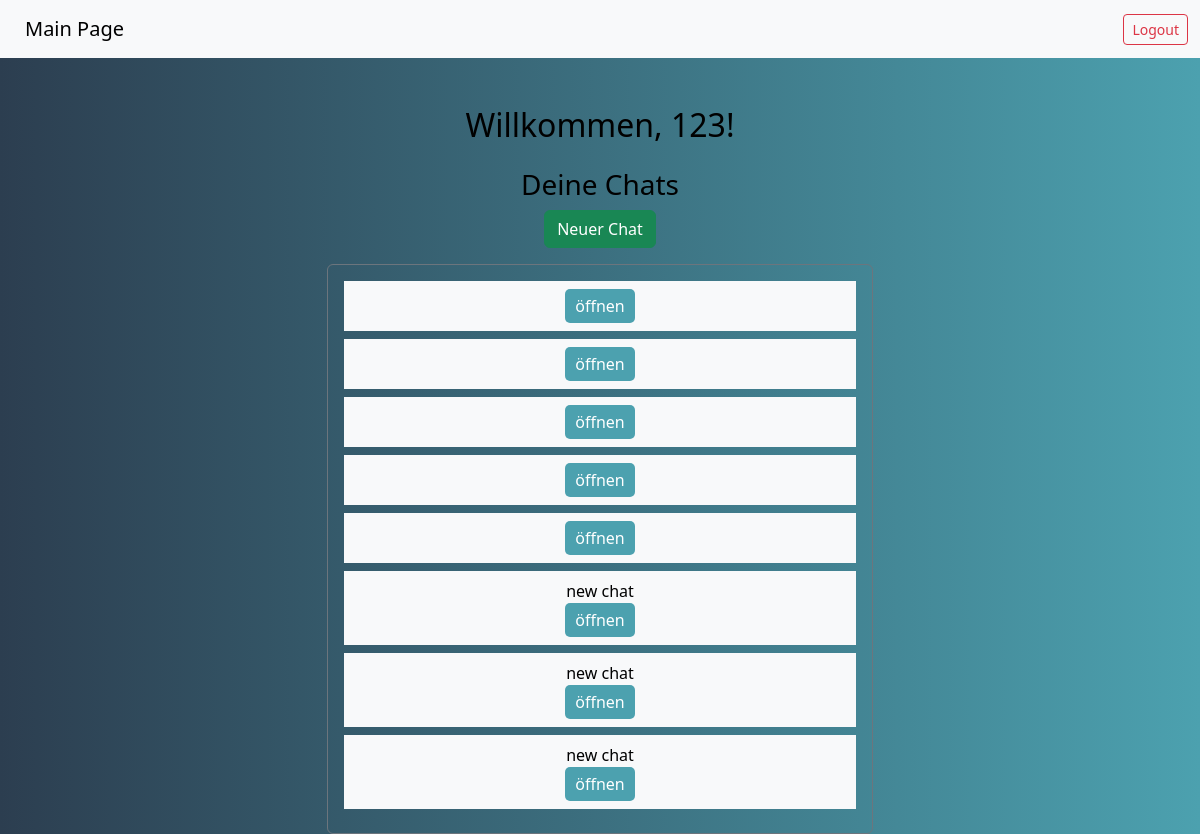
The page /pages/index.php (signed in) on the database as committed earlier.
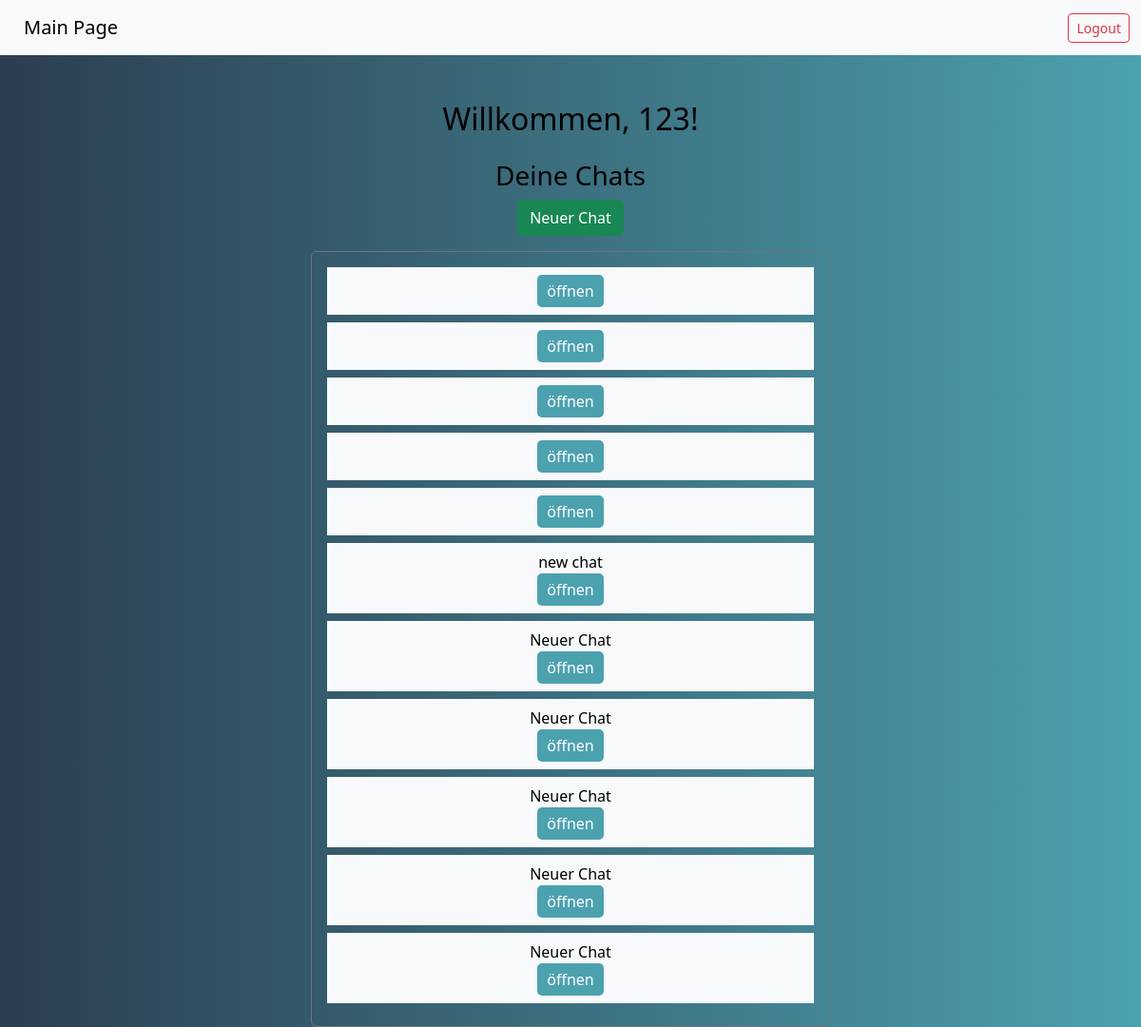
The same page on the database as committed later.
### tables this page shows
CREATE TABLE "chat_records"
(
    id      INTEGER
        primary key autoincrement,
    user_id INTEGER not null,
    title   TEXT
);

### composables/db.php (called while the page is built)
<?php
function db(): PDO {
    static $pdo = new PDO('sqlite:../db/identifier.sqlite');
    $pdo->setAttribute(PDO::ATTR_ERRMODE, PDO::ERRMODE_EXCEPTION);
    return $pdo;
}

### pages/index.php (the view, shortened to what this page needs)
<?php
require_once "../composables/db.php";
$username = $_SESSION['username'];
$userid = $_SESSION['userid'];
$chat_stmt = db()->prepare('SELECT * FROM chat_records WHERE user_id = :userid');
$chat_stmt->bindValue(':userid', $userid);
$chat_stmt->execute();
$chats = $chat_stmt->fetchAll(PDO::FETCH_ASSOC);
?>
<!DOCTYPE html>
<html lang="de">
<head>
    <link href="https://cdn.jsdelivr.net/npm/bootstrap@5.3.0-alpha1/dist/css/bootstrap.min.css" rel="stylesheet">
</head>
<body>
    <nav class="navbar navbar-expand-lg navbar-light bg-light">
        <div class="container-fluid">
            <a class="navbar-brand btn btn-outline-primary" href="index.php"
                style="background: transparent; border-color: transparent;">Main Page</a>
            <div class="collapse navbar-collapse" id="navbarNav">
                <ul class="navbar-nav ms-auto">
                    <li class="nav-item">
                        <a class="btn btn-sm btn-outline-danger" href="logout.php">Logout</a>
                    </li>
                </ul>
            </div>
        </div>
    </nav>
    <div class="container mt-5">
        <div class="row justify-content-center">
            <div class="col-md-6">
                <h2 class="text-center">Willkommen,
                    <?php echo htmlspecialchars($username); ?>!
                </h2>
                <h3 class="text-center mt-4">Deine Chats</h3>
                <form method="POST" class="text-center mb-3">
                    <button type="submit" name="new_chat" class="btn btn-success">Neuer Chat</button>
                </form>
                <div class="chats-container mt-3 p-3 border border-secondary rounded">
                    <?php if (empty($chats)): ?>
                        <p class="text-center">Keine Chats vorhanden.</p>
                    <?php else: ?>
                        <?php foreach ($chats as $chat): ?>
                            <div class="chat-id bg-light p-2 mb-2 text-center">
                                <?= htmlspecialchars($chat["title"]); ?>
                                <form action="./chat.php" method="get">
                                    <button type="submit">öffnen</button>
                                </form>
                            </div>
                        <?php endforeach; ?>
                    <?php endif; ?>
                </div>
            </div>
        </div>
    </div>
</body>
</html>

### pages/index.php (style rules this page uses)
body { background: linear-gradient(to right, #2c3e50 0%, #4ca1af 100%); color: #000; }
.chats-container .chat-id button { background: #4ca1af; color: #ffffff; border: none; border-radius: 5px; padding: 5px 10px; }

Rows that differ between the two databases and show on the page:
changed chat_records (number 7 of 11 on the later page): title "new chat" → "Neuer Chat"
now on this page (row edited): chat_records: title "Neuer Chat"
changed chat_records (number 9 of 11 on the later page): title "new chat" → "Neuer Chat"
now on this page (row edited): chat_records: title "Neuer Chat"
added chat_records: title "Neuer Chat"
